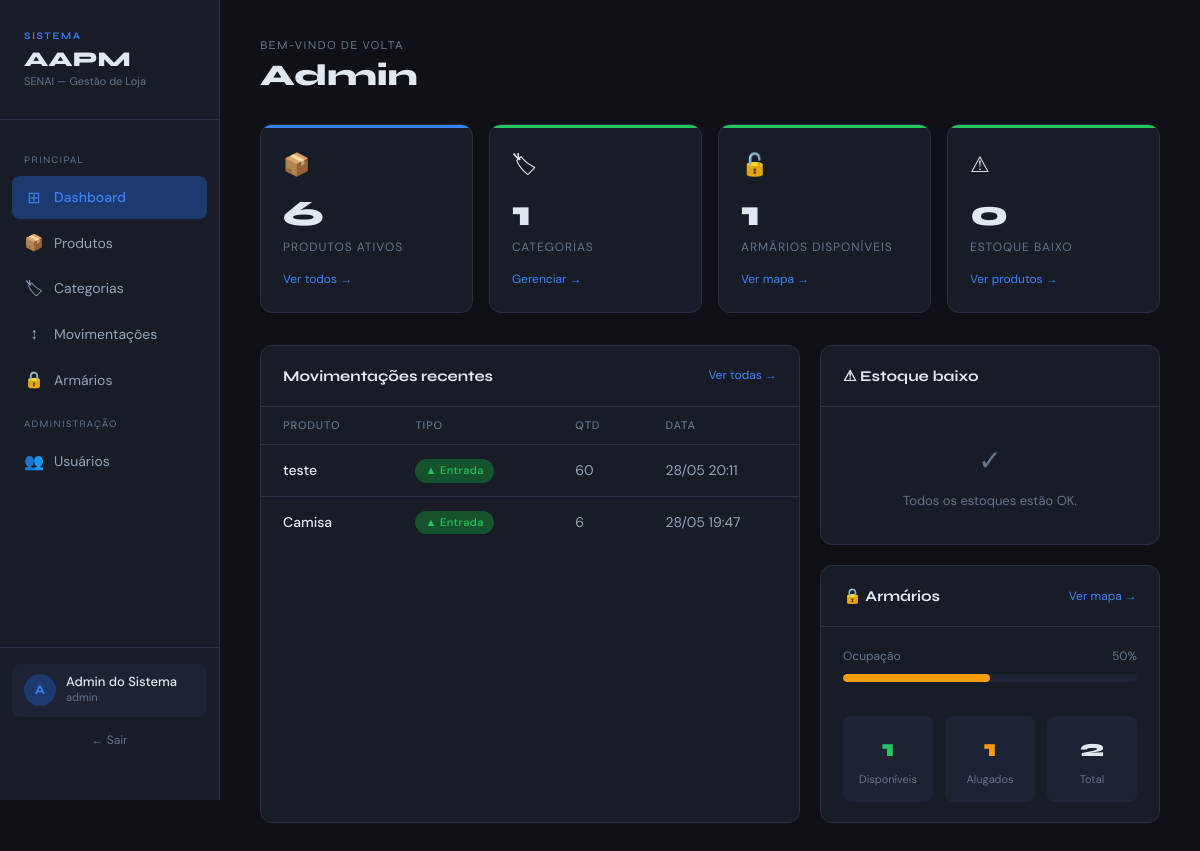
The app's page /dashboard (signed in) with its own data.
### app/models/movimentacao.py (models this page shows, shortened)
class Movimentacao(Base):
    __tablename__ = "movimentacoes"
    id         = Column(Integer, primary_key=True, index=True)
    tipo       = Column(
        Enum(TipoMovimentacao),
        nullable=False
    )
    quantidade = Column(Integer, nullable=False)
    preco_unitario = Column(Float, nullable=False, default=0.0)
    observacao = Column(String(255), nullable=True)
    criado_em  = Column(DateTime, server_default=func.now())
    produto_id = Column(
        Integer,
        ForeignKey("produtos.id", ondelete="CASCADE"),
        nullable=False
    )
    usuario_id = Column(
        Integer,
        ForeignKey("usuarios.id", ondelete="SET NULL"),
        nullable=True
    )
    produto = relationship("Produto", backref="movimentacoes")
    usuario = relationship("Usuario", backref="movimentacoes")

### app/models/produto.py (models this page shows, shortened)
class Produto(Base):
    __tablename__ = "produtos"
    id            = Column(Integer, primary_key=True, index=True)
    nome          = Column(String(150), nullable=False, index=True)
    preco         = Column(Float, nullable=False, default=0.0)
    estoque_atual = Column(Integer, nullable=False, default=0)
    ativo         = Column(Boolean, default=True)
    imagem_path = Column(String(255), nullable=True)
    categoria_id = Column(
        Integer,
        ForeignKey("categorias.id", ondelete="SET NULL"),
        nullable=True
    )
    categoria = relationship(
        "Categoria",
        back_populates="produtos"
    )

### app/main.py (the view)
@app.get("/dashboard")
def dashboard(
    request: Request,
    db: Session = Depends(get_db),
    usuario = Depends(get_usuario_logado)
):
    todos_produtos = db.query(Produto).filter(Produto.ativo == True).all()
    total_produtos   = len(todos_produtos)
    estoque_baixo    = [p for p in todos_produtos if p.estoque_baixo]
    todos_armarios   = db.query(Armario).filter(Armario.ativo == True).all()
    armarios_disponiveis = sum(
        1 for a in todos_armarios
        if a.status == StatusArmario.DISPONIVEL
    )
    armarios_alugados = sum(
        1 for a in todos_armarios
        if a.status == StatusArmario.ALUGADO
    )
    movimentacoes_recentes = (
        db.query(Movimentacao)
        .order_by(Movimentacao.criado_em.desc())
        .limit(8)
        .all()
    )
    total_categorias = db.query(Categoria).filter(
        Categoria.ativo == True
    ).count()
    return templates.TemplateResponse(
        request,
        "dashboard.html",
        {
            "request":               request,
            "usuario":               usuario,
            "total_produtos":        total_produtos,
            "total_categorias":      total_categorias,
            "estoque_baixo":         estoque_baixo,
            "armarios_disponiveis":  armarios_disponiveis,
            "armarios_alugados":     armarios_alugados,
            "total_armarios":        len(todos_armarios),
            "movimentacoes_recentes": movimentacoes_recentes,
            "TipoMovimentacao":      TipoMovimentacao,
        }
    )

### app/templates/dashboard.html (shortened to what this page needs)
<!DOCTYPE html>
<html lang="pt-br">
<head>
</head>
<body>
<div class="layout">
    <aside class="sidebar">
        <div class="sidebar-logo">
            <div class="logo-tag">Sistema</div>
            <div class="logo-name">AAPM</div>
            <div class="logo-sub">SENAI — Gestão de Loja</div>
        </div>
        <nav class="sidebar-nav">
            <div class="nav-section">Principal</div>
            <a href="/dashboard" class="nav-link active">
                <span class="icon">⊞</span> Dashboard
            </a>
            <a href="/produtos" class="nav-link">
                <span class="icon">📦</span> Produtos
            </a>
            <a href="/categorias" class="nav-link">
                <span class="icon">🏷</span> Categorias
            </a>
            <a href="/movimentacoes" class="nav-link">
                <span class="icon">↕</span> Movimentações
            </a>
            <a href="/armarios" class="nav-link">
                <span class="icon">🔒</span> Armários
            </a>
            {% if usuario.role == 'admin' %}
            <div class="nav-section">Administração</div>
            <a href="/usuarios" class="nav-link">
                <span class="icon">👥</span> Usuários
            </a>
            {% endif %}
        </nav>
        <div class="sidebar-footer">
            <div class="user-card">
                <div class="user-avatar">
                    {{ usuario.nome[0].upper() }}
                </div>
                <div class="user-info">
                    <div class="user-name">{{ usuario.nome }}</div>
                    <div class="user-role">{{ usuario.role }}</div>
                </div>
            </div>
            <a href="/auth/logout" class="logout-btn">← Sair</a>
        </div>
    </aside>
    <main class="main">
        <div class="page-header">
            <div class="greeting">Bem-vindo de volta</div>
            <h1>{{ usuario.nome.split()[0] }}</h1>
        </div>
        <div class="cards-grid">
            <a href="/produtos" class="card blue fade-in">
                <span class="card-icon">📦</span>
                <div class="card-value">{{ total_produtos }}</div>
                <div class="card-label">Produtos ativos</div>
                <div class="card-link">Ver todos →</div>
            </a>
            <a href="/categorias" class="card green fade-in">
                <span class="card-icon">🏷</span>
                <div class="card-value">{{ total_categorias }}</div>
                <div class="card-label">Categorias</div>
                <div class="card-link">Gerenciar →</div>
            </a>
            <a href="/armarios?status=disponivel" class="card
                {% if armarios_disponiveis == 0 %}amber{% else %}green{% endif %} fade-in">
                <span class="card-icon">🔓</span>
                <div class="card-value">{{ armarios_disponiveis }}</div>
                <div class="card-label">Armários disponíveis</div>
                <div class="card-link">Ver mapa →</div>
            </a>
            <a href="/produtos?estoque_baixo=true" class="card
                {% if estoque_baixo %}red{% else %}green{% endif %} fade-in">
                <span class="card-icon">⚠</span>
                <div class="card-value">{{ estoque_baixo | length }}</div>
                <div class="card-label">Estoque baixo</div>
                <div class="card-link">Ver produtos →</div>
            </a>
        </div>
        <div class="bottom-grid">
            <div class="section">
                <div class="section-header">
                    <span class="section-title">Movimentações recentes</span>
                    <a href="/movimentacoes" class="section-link">Ver todas →</a>
                </div>
                {% if movimentacoes_recentes %}
                <table>
                    <thead>
                        <tr>
                            <th>Produto</th>
                            <th>Tipo</th>
                            <th>Qtd</th>
                            <th>Data</th>
                        </tr>
                    </thead>
                    <tbody>
                        {% for m in movimentacoes_recentes %}
                        <tr>
                            <td>
                                <a href="/produtos/{{ m.produto_id }}"
                                   class="td-name">
                                    {{ m.produto.nome }}
                                </a>
                            </td>
                            <td>
                                {% if m.tipo.value == 'entrada' %}
                                    <span class="badge badge-green">▲ Entrada</span>
                                {% else %}
                                    <span class="badge badge-red">▼ Saída</span>
                                {% endif %}
                            </td>
                            <td>{{ m.quantidade }}</td>
                            <td>{{ m.criado_em.strftime('%d/%m %H:%M') }}</td>
                        </tr>
                        {% endfor %}
                    </tbody>
                </table>
                {% else %}
                <div class="empty-state">
                    <div class="empty-icon">↕</div>
                    Nenhuma movimentação registrada ainda.
                </div>
                {% endif %}
            </div>
            <div style="display:flex; flex-direction:column; gap:20px;">
                <div class="section">
                    <div class="section-header">
                        <span class="section-title">⚠ Estoque baixo</span>
                    </div>
                    {% if estoque_baixo %}
                    <div class="stock-list">
                        {% for p in estoque_baixo[:5] %}
                        <a href="/produtos/{{ p.id }}" class="stock-item">
                            <div class="stock-item-name">{{ p.nome }}</div>
                            <div class="stock-item-qty">{{ p.estoque_atual }}</div>
                        </a>
                        {% endfor %}
                    </div>
                    {% else %}
                    <div class="empty-state">
                        <div class="empty-icon">✓</div>
                        Todos os estoques estão OK.
                    </div>
                    {% endif %}
                </div>
                <div class="section">
                    <div class="section-header">
                        <span class="section-title">🔒 Armários</span>
                        <a href="/armarios" class="section-link">Ver mapa →</a>
                    </div>
                    {% if total_armarios > 0 %}
                    <div class="progress-wrap">
                        <div class="progress-label">
                            <span>Ocupação</span>
                            <span>
                                {{ ((armarios_alugados / total_armarios) * 100) | round(0) | int }}%
                            </span>
                        </div>
                        <div class="progress-bar">
                            <div class="progress-fill"
                                 style="width: {{ ((armarios_alugados / total_armarios) * 100) | round(0) | int }}%">
                            </div>
                        </div>
                    </div>
                    <div class="armarios-detail">
                        <div class="armario-stat">
                            <div class="armario-stat-value"
                                 style="color: var(--green)">
                                {{ armarios_disponiveis }}
                            </div>
                            <div class="armario-stat-label">Disponíveis</div>
                        </div>
                        <div class="armario-stat">
                            <div class="armario-stat-value"
                                 style="color: var(--amber)">
                                {{ armarios_alugados }}
                            </div>
                            <div class="armario-stat-label">Alugados</div>
                        </div>
                        <div class="armario-stat">
                            <div class="armario-stat-value">{{ total_armarios }}</div>
                            <div class="armario-stat-label">Total</div>
                        </div>
                    </div>
                    {% endif %}
                </div>
            </div>
        </div>
    </main>
</div>
</body>
</html>

### records on screen
Movimentacao: produto.nome "teste", tipo "▲ Entrada", quantidade "60", criado_em "28/05 20:11"
Movimentacao: produto.nome "Camisa", tipo "▲ Entrada", quantidade "6", criado_em "28/05 19:47"

### other values on screen
{{ usuario.nome[0].upper() }} "A"
{{ usuario.nome }} "Admin do Sistema"
{{ usuario.role }} "admin"
{{ usuario.nome.split()[0] }} "Admin"
{{ total_produtos }} "6"
{{ total_categorias }} "1"
{{ armarios_disponiveis }} "1"
{{ estoque_baixo | length }} "0"
{{ ((armarios_alugados / total_armarios) * 100) | round(0) | int }} "50"
{{ armarios_alugados }} "1"
{{ total_armarios }} "2"
